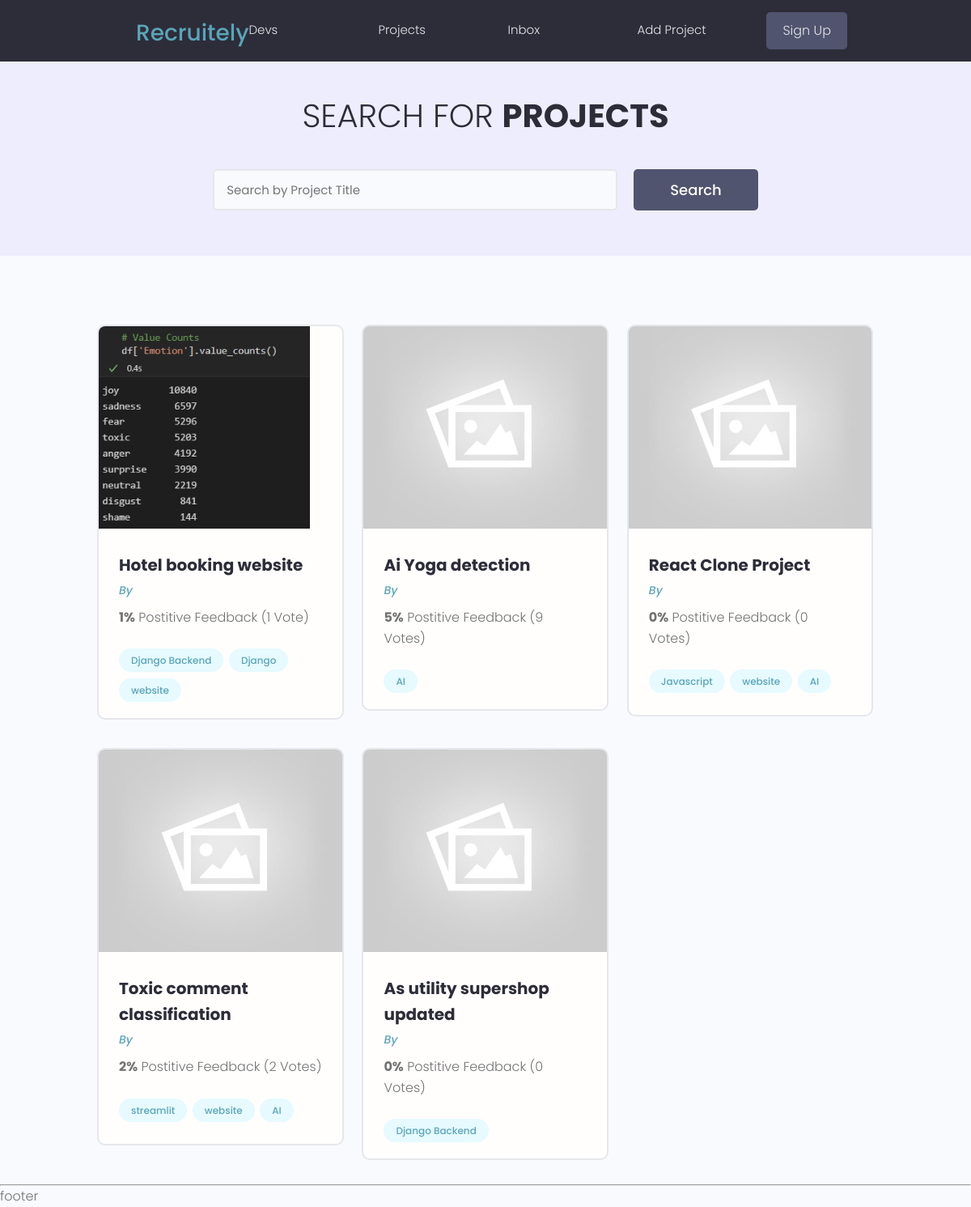
Page /projects/ on the earlier database version.
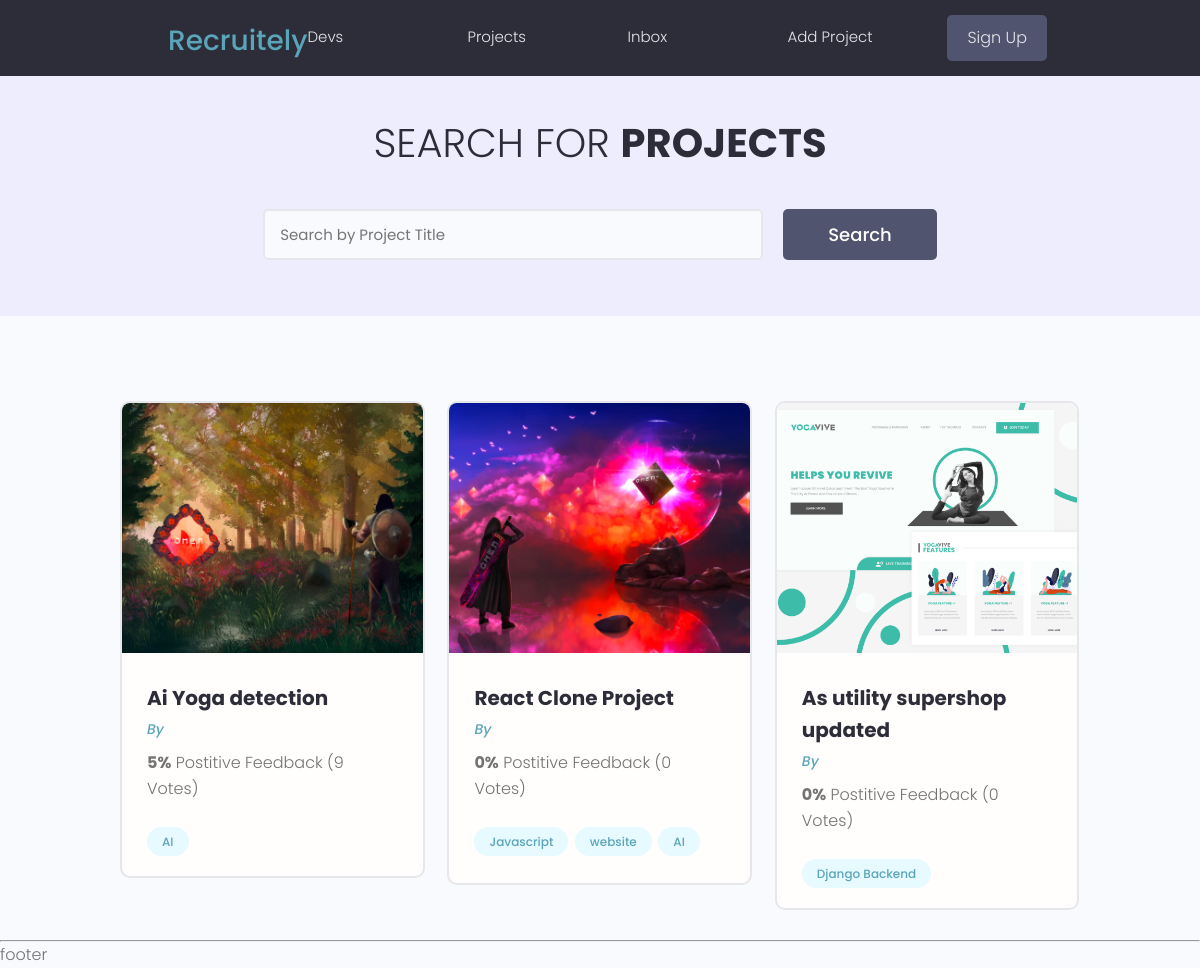
Same page on the later database version.
### mainApp/models.py (models this page shows, shortened)
class project(models.Model):
    owner = models.ForeignKey(profile,null=True,blank=True,on_delete=models.SET_NULL)
    id = models.UUIDField(default=uuid.uuid4,primary_key=True,unique=True,editable=False)
    title = models.CharField(max_length=200)
    featured_image = models.ImageField(null=True,blank=True,default = "default.jpg" )
    description = models.TextField(null=True,blank=True)
    demo_link = models.CharField(max_length=200,null = True, blank=True)
    source_link = models.CharField(max_length=200,null = True, blank=True)
    tags = models.ManyToManyField('tag',blank=True)
    vote_ratio = models.IntegerField(default=0, null = True, blank=True)
    vote_total = models.IntegerField(default=0, null = True, blank=True)
    created = models.DateTimeField(auto_now_add=True)

class tag(models.Model):
    id = models.UUIDField(default=uuid.uuid4,primary_key=True,unique=True,editable=False)
    name = models.CharField(max_length=200)
    created = models.DateTimeField(auto_now_add=True)
    def __str__(self) -> str:
        return str(self.name)

### mainApp/views.py (the view)
# urls.py: path('',views.projects,name="projects"),
def projects(request):
    projectlist = pp.objects.all()
    context = {'projectlist':projectlist}
    return render(request,'mainApp/projects.html',context)

### mainApp/templates/mainApp/projects.html (shortened to what this page needs)
{% extends 'main.html' %}
{% block content %}
 <main class="projects">
    <section class="hero-section text-center">
      <div class="container container--narrow">
        <div class="hero-section__box">
          <h2>Search for <span>Projects</span></h2>
        </div>
        <div class="hero-section__search">
          <form class="form" action="#" method="get">
            <div class="form__field">
              <input class="input input--text" id="formInput#search" type="text" name="text"
                placeholder="Search by Project Title" />
            </div>
            <input class="btn btn--sub btn--lg" type="submit" value="Search" />
          </form>
        </div>
      </div>
    </section>
    <section class="projectsList">
      <div class="container">
        <div class="grid grid--three">
            {% for p in projectlist %}
                <div class="column">
                    <div class="card project">
                    <a href="{% url 'singleproject' p.id %}" class="project">
                        <img class="project__thumbnail" src="{{p.featured_image.url}}" alt="project thumbnail" />
                        <div class="card__body">
                        <h3 class="project__title">{{p.title}}</h3>
                        <p><a class="project__author" href="{% url 'singleproject' p.id %}">By {{p.owner.name}}</a></p>
                        <p class="project--rating">
                            <span style="font-weight: bold;">{{p.vote_ratio}}%</span> Postitive
                            Feedback ({{p.vote_total}} Vote{{p.vote_total|pluralize:"s"}})
                        </p>
                        <div class="project__tags">
                            {% for tag in p.tags.all %}
                                <span class="tag tag--pill tag--main">
                                <small>{{tag}}</small>
                                </span>
                            {% endfor %}
                        </div>
                        </div>
                    </a>
                    </div>
                </div>
            {% endfor %}
        </div>
      </div>
    </section>
  </main>
{% endblock content %}

Differences in the rows shown:
removed project: featured_image (picture), title "Hotel booking website", vote_ratio "1", vote_total "1", tag (name "Django Backend"), tag (name "website")
no longer on this page (row unchanged): tag: name "Django", shown under "Hotel booking website"
removed project: featured_image (placeholder picture), title "Toxic comment classification", vote_ratio "2", vote_total "2", tag (name "website"), tag (name "AI")
no longer on this page (row unchanged): tag: name "streamlit", shown under "Toxic comment classification"
changed project "Ai Yoga detection": featured_image: picture added in place of a placeholder
changed project "React Clone Project": featured_image: picture added in place of a placeholder
changed project "As utility supershop updated": featured_image: picture added in place of a placeholder
